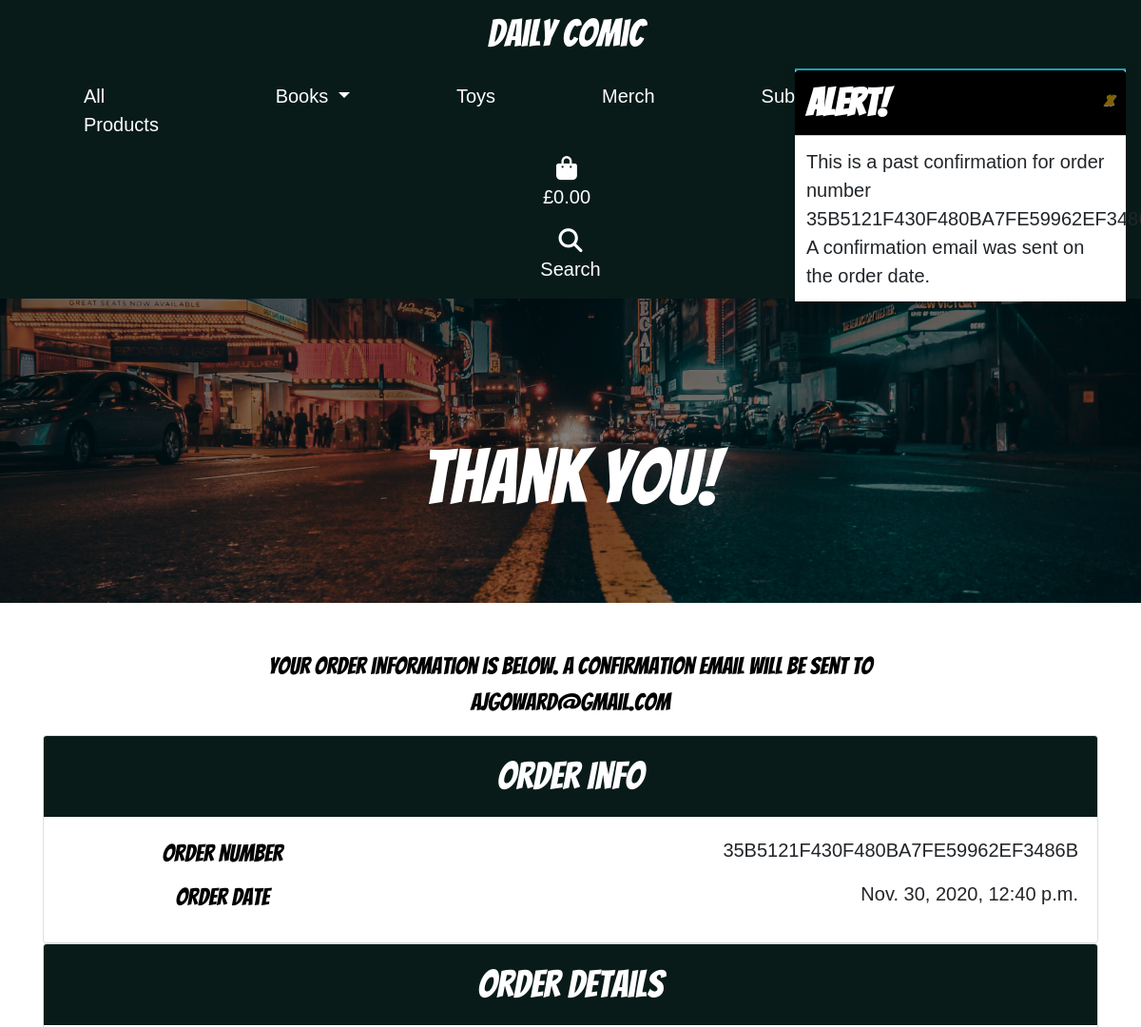
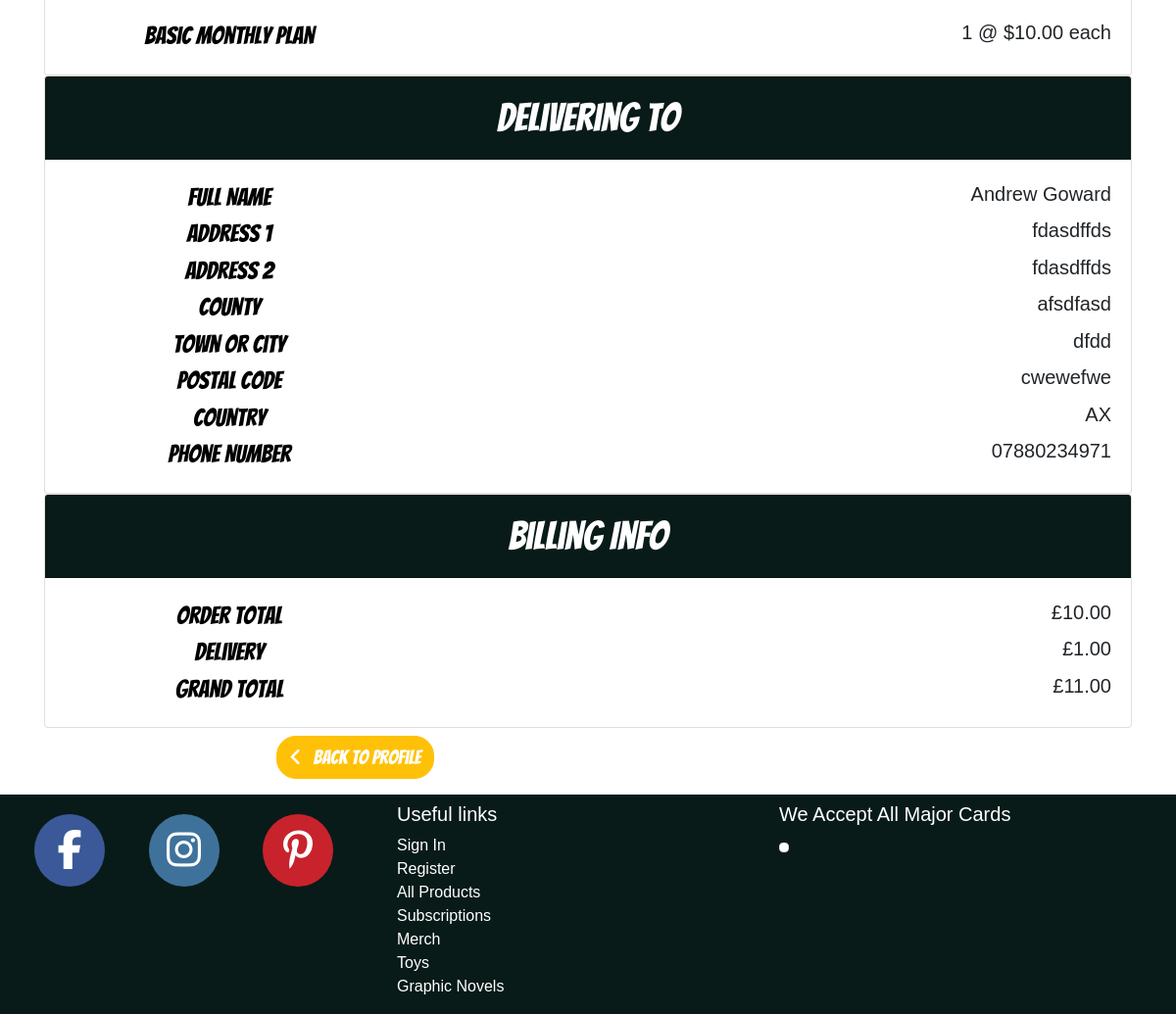
/profile/order_history/35B5121F430F480BA7FE59962EF3486B, run on the app's committed database (2 pictures, top to bottom).
### checkout/models.py (models this page shows, shortened)
class Order(models.Model):
    order_number = models.CharField(max_length=32, null=False, editable=False)
    user_profile = models.ForeignKey(
        Userprofiles, on_delete=models.SET_NULL, null=True,
        blank=True, related_name='orders')
    full_name = models.CharField(max_length=50, null=False, blank=False)
    email = models.EmailField(max_length=254, null=False, blank=False)
    phone_number = models.CharField(max_length=20, null=False, blank=False)
    country = CountryField(blank_label="Country *", null=False, blank=False)
    postcode = models.CharField(max_length=20, null=True, blank=True)
    town_or_city = models.CharField(max_length=40, null=False, blank=False)
    street_address1 = models.CharField(max_length=80, null=False, blank=False)
    street_address2 = models.CharField(max_length=80, null=True, blank=True)
    county = models.CharField(max_length=80, null=True, blank=True)
    date = models.DateTimeField(auto_now_add=True)
    delivery_cost = models.DecimalField(
        max_digits=6, decimal_places=2, null=False, default=0)
    order_total = models.DecimalField(
        max_digits=10, decimal_places=2, null=False, default=0)
    grand_total = models.DecimalField(
        max_digits=10, decimal_places=2, null=False, default=0)
    original_bag = models.TextField(null=False, blank=False, default='')
    stripe_pid = models.CharField(
        max_length=254, null=False, blank=False, default='')

class OrderLineItem(models.Model):
    order = models.ForeignKey(
        Order, null=False, blank=False, on_delete=models.CASCADE, related_name='lineitems')
    product = models.ForeignKey(
        Product, null=False, blank=False, on_delete=models.CASCADE)
    sub_id = models.CharField(max_length=254, blank=True)
    product_size = models.CharField(
        max_length=2, null=True, blank=True)  # XS, S, M, L, XL
    quantity = models.IntegerField(null=False, blank=False, default=0)
    lineitem_total = models.DecimalField(
        max_digits=6, decimal_places=2,
        null=False, blank=False, editable=False)

### products/models.py (models this page shows, shortened)
class Product(models.Model):
    category = models.ForeignKey(
        'Category', null=True, blank=True, on_delete=models.SET_NULL)
    sku = models.CharField(max_length=254, blank=True)
    name = models.CharField(max_length=254)
    universe = models.CharField(max_length=254, blank=True)
    hero = models.CharField(max_length=254, blank=True)
    author = models.CharField(max_length=254, blank=True)
    artist = models.CharField(max_length=254, blank=True)
    publishedby = models.CharField(max_length=254, blank=True)
    description = models.TextField()
    has_sizes = models.BooleanField(default=False, null=True, blank=True)
    is_subscription = models.BooleanField(default=False, null=True, blank=True)
    sub_id = models.CharField(max_length=254, blank=True)
    rrp = models.DecimalField(max_digits=6, decimal_places=2)
    price = models.DecimalField(max_digits=6, decimal_places=2)
    image_url = models.URLField(
        max_length=1024, blank=True)
    image = models.ImageField(blank=True)

### profiles/views.py (the view)
# urls.py: path('order_history/<order_number>', views.order_history, name='order_history'),
def order_history(request, order_number):
    order = get_object_or_404(Order, order_number=order_number)
    messages.info(request, (
        f'This is a past confirmation for order number {order_number}. '
        'A confirmation email was sent on the order date.'
    ))
    template = 'checkout/checkout_success.html'
    context = {
        'order': order,
        'from_profile': True,
    }
    return render(request, template, context)

### bag/contexts.py (called while the page is built, shortened)
def basket_contents(request):
    bag_items = []
    total = 0
    product_count = 0
    bag = request.session.get('bag', {})
    if total < settings.FREE_DELIVERY_THRESHOLD:
        delivery = total * Decimal(settings.STANDARD_DELIVERY_PERCENTAGE / 100)
        free_delivery_delta = settings.FREE_DELIVERY_THRESHOLD - total
    else:
        delivery = 0
        free_delivery_delta = 0
    grand_total = delivery + total
    context = {
        'bag_items': bag_items,
        'total': total,
        'product_count': product_count,
        'delivery': delivery,
        'free_delivery_delta': free_delivery_delta,
        'free_delivery_threshold': settings.FREE_DELIVERY_THRESHOLD,
        'grand_total': grand_total,
    }
    return context

### checkout/templates/checkout/checkout_success.html (shortened to what this page needs)
{% extends "base.html" %} {% load static %} {% block content %}
<div class="hero-image1">
  <div class="hero-text">
    <h1>Thank You!</h1>
  </div>
</div>
<div class="container text-center">
  <div class="row">
    <div class="col text-center mt-5">
      <p class="product-title">
        Your order information is below. A confirmation email will be sent to
        <br />{{ order.email }}
      </p>
    </div>
  </div>
  <div class="card">
    <div class="card-header card-heading">
      Order Info
    </div>
    <div class="card-body">
      <div class="row">
        <div class="col-12 col-md-4">
          <p class="mb-0 product-title">Order Number</p>
        </div>
        <div class="col-12 col-md-8 text-md-right">
          <p class="product-text">{{ order.order_number }}</p>
        </div>
      </div>
      <div class="row">
        <div class="col-12 col-md-4">
          <p class="mb-0 product-title">Order Date</p>
        </div>
        <div class="col-12 col-md-8 text-md-right">
          <p class="product-text">{{ order.date }}</p>
        </div>
      </div>
    </div>
  </div>
  <div class="card">
    <div class="card-header card-heading">
      Order Details
    </div>
    <div class="card-body">
      {% for item in order.lineitems.all %}
      <div class="row">
        <div class="col-12 col-md-4">
          <p class="mb-0 product-title">
            {{ item.product.name }}
          </p>
        </div>
        <div class="col-12 col-md-8 text-md-right">
          <p class="product-text mb-0">
            {{ item.quantity }} @ ${{ item.product.price }} each
          </p>
        </div>
      </div>
      {% endfor %}
    </div>
  </div>
  <div class="card">
    <div class="card-header card-heading">
      Delivering To
    </div>
    <div class="card-body">
      <div class="row">
        <div class="col-12 col-md-4">
          <p class="mb-0 product-title">Full Name</p>
        </div>
        <div class="col-12 col-md-8 text-md-right">
          <p class="mb-0 product-text">{{ order.full_name }}</p>
        </div>
      </div>
      <div class="row">
        <div class="col-12 col-md-4">
          <p class="mb-0 product-title">Address 1</p>
        </div>
        <div class="col-12 col-md-8 text-md-right">
          <p class="mb-0 product-text">{{ order.street_address1 }}</p>
        </div>
      </div>
      {% if order.street_address2 %}
      <div class="row">
        <div class="col-12 col-md-4">
          <p class="mb-0 product-title">Address 2</p>
        </div>
        <div class="col-12 col-md-8 text-md-right">
          <p class="mb-0 product-text">{{ order.street_address1 }}</p>
        </div>
      </div>
      {% endif %} {% if order.county %}
      <div class="row">
        <div class="col-12 col-md-4">
          <p class="mb-0 product-title">County</p>
        </div>
        <div class="col-12 col-md-8 text-md-right">
          <p class="mb-0 product-text">{{ order.county }}</p>
        </div>
      </div>
      {% endif %}
      <div class="row">
        <div class="col-12 col-md-4">
          <p class="mb-0 product-title">Town or City</p>
        </div>
        <div class="col-12 col-md-8 text-md-right">
          <p class="mb-0 product-text">{{ order.town_or_city }}</p>
        </div>
      </div>
      {% if order.postcode %}
      <div class="row">
        <div class="col-12 col-md-4">
          <p class="mb-0 product-title">Postal Code</p>
        </div>
        <div class="col-12 col-md-8 text-md-right">
          <p class="mb-0 product-text">{{ order.postcode }}</p>
        </div>
      </div>
      {% endif %}
      <div class="row">
        <div class="col-12 col-md-4">
          <p class="mb-0 product-title">Country</p>
        </div>
        <div class="col-12 col-md-8 text-md-right">
          <p class="mb-0 product-text">{{ order.country }}</p>
        </div>
      </div>
      <div class="row">
        <div class="col-12 col-md-4">
          <p class="mb-0 product-title">Phone Number</p>
        </div>
        <div class="col-12 col-md-8 text-md-right">
          <p class="mb-0 product-text">{{ order.phone_number }}</p>
        </div>
      </div>
    </div>
  </div>
  <div class="card">
    <div class="card-header card-heading">
      Billing Info
    </div>
    <div class="card-body">
      <div class="row">
        <div class="col-12 col-md-4">
          <p class="mb-0 product-title">Order Total</p>
        </div>
        <div class="col-12 col-md-8 text-md-right">
          <p class="mb-0 product-text">£{{ order.order_total }}</p>
        </div>
      </div>
      <div class="row">
        <div class="col-12 col-md-4">
          <p class="mb-0 product-title">Delivery</p>
        </div>
        <div class="col-12 col-md-8 text-md-right">
          <p class="mb-0 product-text">£{{ order.delivery_cost }}</p>
        </div>
      </div>
      <div class="row">
        <div class="col-12 col-md-4">
          <p class="mb-0 product-title">Grand Total</p>
        </div>
        <div class="col-12 col-md-8 text-md-right">
          <p class="mb-0 product-text">£{{ order.grand_total }}</p>
        </div>
      </div>
    </div>
  </div>
  <div class="row mt-2">
    <div class="col-12 col-lg-7 text-center">
      {% if from_profile %}
      <a
        href="{% url 'theprofile' %}"
        class="btn btn-warning produtPageButton mb-3"
      >
        <span class="icon mr-2">
          <i class="fas fa-angle-left"></i>
        </span>
        <span class="">Back To Profile</span>
      </a>
      {% endif %}
    </div>
  </div>
</div>
{% endblock %}

### static/css/base.css (style rules this page uses)
html { height: 100%; }
body, html { height: 100%; margin: 0; }
h1 { font-family: 'Bangers', sans-serif; font-size: 80px; }
.hero-image1 { background-image: linear-gradient(rgba(0, 0, 0, 0.5), rgba(0, 0, 0, 0.5)), url("/media/street.jpg"); height: 40%; background-color: black; background-position: center; background-repeat: no-repeat; background-size: cover; position: relative; }
.card-header { background-color: #081B19 !important; text-align: center !important; }
.card-heading { color: white; font-family: 'Bangers', sans-serif; font-size: 40px; }
.hero-text { text-align: center; position: absolute; top: 60%; left: 50%; transform: translate(-50%, -50%); color: white; }
.product-text { font-family: 'Playfair',sans-serif; font-size: 20px; }
.product-title { font-family: 'Bangers',sans-serif; font-size: 25px; color: black !important; }
.produtPageButton { color: #ffff !important; border-radius: 20px; font-family: 'Bangers',sans-serif; font-size: 20px; cursor: pointer; }

### data on the page
Order: email "ajgoward@gmail.com", order_number "35B5121F430F480BA7FE59962EF3486B", date "Nov. 30, 2020, 12:40 p.m.", full_name "Andrew Goward", street_address1 "fdasdffds", county "afsdfasd", town_or_city "dfdd", postcode "cwewefwe", country "AX", phone_number "07880234971", order_total "10.00", delivery_cost "1.00", grand_total "11.00"
OrderLineItem: product.name "Basic Monthly Plan", quantity "1", product.price "10.00"
